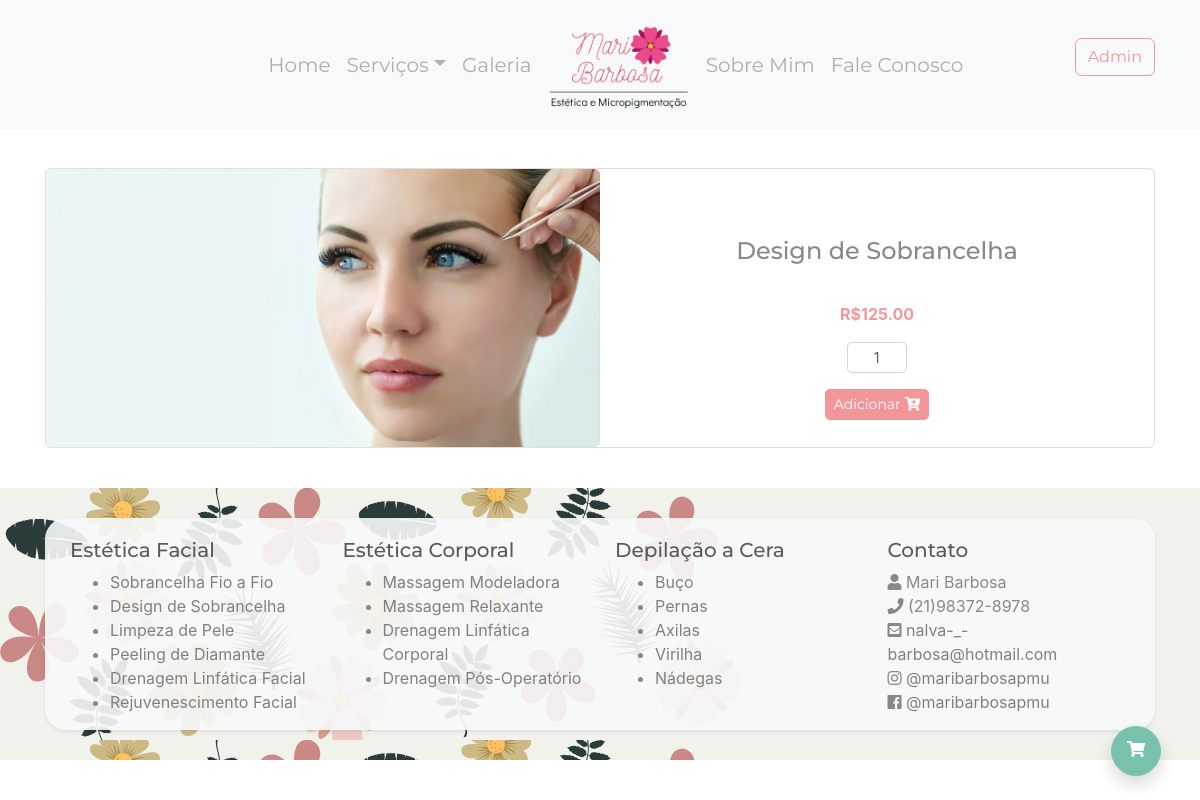
Screenshot of /2/design (signed in) with the database file from the repository.
### meuSite/models.py (models this page shows, shortened)
class Servico(models.Model):
    tipo = models.ForeignKey(TipoServico, on_delete=models.CASCADE)
    nome = models.CharField('Servico', max_length=200, db_index=True)
    tag = models.SlugField('Tag', max_length=100, default=' ')
    imagem = models.CharField('Imagem', max_length=200)
    descricao = models.TextField(blank=True)
    user = models.ForeignKey(settings.AUTH_USER_MODEL,
                             related_name='servicos',
                             on_delete=models.DO_NOTHING,
                             null=True)
    preco = models.DecimalField('Preco', max_digits=10, decimal_places=2, default=0)
    class Meta:
        db_table = 'servico'
        ordering = ('nome',)

### meuSite/views.py (the view)
# urls.py: path('<int:servico_id>/<slug:tag_servico>', views.servico, name='servico'),
def servico(request, servico_id, tag_servico):
    serv = get_object_or_404(Servico, id=servico_id)
    user = request.user
    carrinho_form = CarrinhoForm(initial={'quantidade': 1, 'user': user.id, 'servico_id': servico_id})
    return render(request, 'servico.html', {'servico': serv, 'form_servico': carrinho_form})

### meuSite/forms.py
class CarrinhoForm(forms.Form):
    class Meta:
        fields = ('servico_id', 'quantidade')
    servico_id = forms.CharField(widget=forms.HiddenInput())
    quantidade = forms.IntegerField(
        min_value=1,
        max_value=1000,
        error_messages={'required': 'Campo obrigatório.', },
        widget=forms.TextInput(attrs={'class': 'quantidade form-control form-control-sm text-center',
                                      'maxlength': '20',
                                      'onkeypress': 'return event.charCode >= 48 && event.charCode <= 57'}),
        required=True)

### meuSite/templates/servico.html (shortened to what this page needs)
{% extends "base.html" %}
{% load static %}
{% block conteudo %}
    {% static "images" as baseUrl %}
    <div class="container my-4">
        <div class="block">
            <div class="row">
                <div class="col-12 p-4">
                </div>
                <div class="col-12" id="{{ servico.tag }}">
                    <div class="card mb-3">
                        <div class="row no-gutters">
                            <div class="col-6 d-none d-md-inline-block">
                                <img src="{{ baseUrl }}/{{ servico.imagem }}" class="card-img">
                            </div>
                            <div class="col-6 d-none text-center d-md-inline-block ">
                                <div class="card-body">
                                    <h4 class="card-title pt-5">{{ servico.nome }}</h4>
                                    <p class="text-secondary font-weight-bold pt-4">R${{ servico.preco }}</p>
                                    <div class="row">
                                        <div width="15%" class="offset-5 col-4 text-center">
                                            <form id="form" style="width: 60px;" action="{% url 'estetica:adicionar_ao_carrinho' %}"
                                                  method="POST" novalidate>
                                                {{ form_servico.quantidade }}
                                            </form>
                                        </div>
                                        <div class="col-12 pt-3">
                                            <button type="button" id="botao" class="btn btn-sm btn-secondary pt-1">Adicionar <i
                                                    class="fas fa-cart-plus"></i></button>
                                        </div>
                                    </div>
                                </div>
                            </div>
                        </div>
                    </div>
                </div>
            </div>
        </div>
    </div>
{% endblock conteudo %}

### meuSite/static/css/all.css (style rules this page uses)
.fa, .fas, .far, .fal, .fab { -moz-osx-font-smoothing: grayscale; -webkit-font-smoothing: antialiased; display: inline-block; font-style: normal; font-variant: normal; text-rendering: auto; line-height: 1; }
.fa-cart-plus:before { content: "\f217"; }
.fa, .fas { font-family: 'Font Awesome 5 Free'; font-weight: 900; }

### rows the page displays
Servico: imagem (picture), nome "Design de Sobrancelha", preco "125.00"
